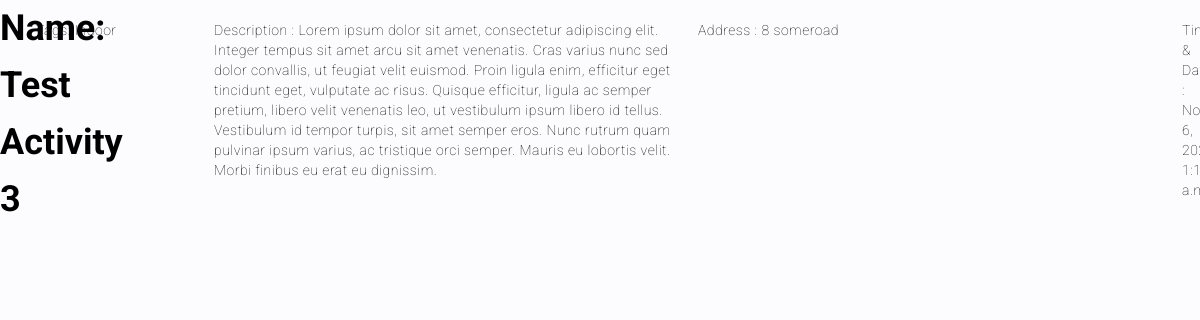
Before: /activities/9fb6f133-c91b-4d2e-81c7-960dea6599b0 with the older database file.
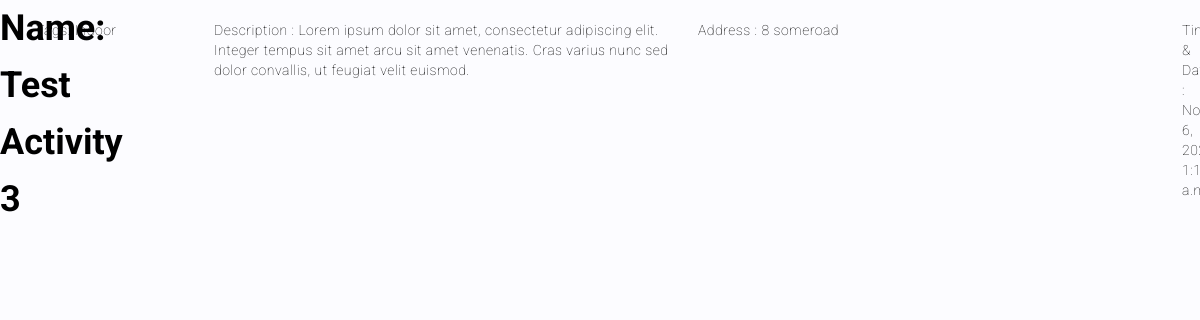
After: the same page with the newer database file.
### radius/models.py (models this page shows, shortened)
class Activity(models.Model):
    name = models.CharField(max_length=200, help_text='Activity Name')
    description = models.TextField(help_text='Activity Description')
    address = models.CharField(max_length=200, help_text='Activity Address')
    tags = models.ManyToManyField(ActivityTags, help_text='Select Tags')
    id = models.UUIDField(primary_key=True, default=uuid.uuid4,
                          help_text='Activity Key')
    datetime = models.DateTimeField(default=datetime.datetime.now())
    longitude = models.FloatField(default=151.7420)
    latitude = models.FloatField(default=-33.871846)

class ActivityTags(models.Model):
    name = models.CharField(max_length=200, help_text='Enter a Tag (e.g. Community')
    def __str__(self):
        return self.name

### radius/views.py (the view)
# urls.py: path('activities/<str:pk>', views.ActivityDetailView.as_view(), name='activity-detail'),
class ActivityDetailView(generic.DetailView):
    model = Activity

### radius/templates/radius/activity_detail.html
{% extends "../base.html" %}
{% block content %}
<h1>Name: {{ activity.name }}</h1>
<p>Tags: {{ activity.tags.all|join:", " }}</p>
<p>Description : {{ activity.description }}</p>
<p>Address : {{ activity.address }}</p>
<p>Time & Date : {{ activity.datetime }}</p>
{% include '../partials/secondary_map.html' %}
{% endblock %}

### radius/templates/base.html (shortened to what this page needs)
{% load static %}
<!DOCTYPE html>
<html lang="en">
<head>
    <link rel='stylesheet' href='https://api.mapbox.com/mapbox-gl-js/plugins/mapbox-gl-geocoder/v4.7.0/mapbox-gl-geocoder.css' type='text/css'/>
    <link href='https://api.tiles.mapbox.com/mapbox-gl-js/v2.5.0/mapbox-gl.css' rel='stylesheet'/>
    <link rel="stylesheet" href="{% static 'css/style.css' %}">
    <link rel="stylesheet" href="https://cdnjs.cloudflare.com/ajax/libs/font-awesome/5.15.3/css/all.min.css">
</head>
<body>
    <div class="grid-main">
    {% block content %} {% endblock %}
    </div>
</body>
</html>

### radius/templates/partials/secondary_map.html (shortened to what this page needs)
<div id='map'></div>

### radiusproject/static/css/style.css (style rules this page uses)
*, *::before, *::after { box-sizing: border-box; }
:root { --clr-darkGreen: #5EAE66; --clr-lightGreen: #AFDEB4; --clr-green2:#C5ED97; --clr-lightGreen2:#E9FFD0; --clr-text: #000; --clr-grey1: #DBDBE9; --clr-grey2:#F1F1FA; --clr-grey3:#FCFCFF; }
body { background-color: var(--clr-grey3); color: var(--clr-text); font-family: 'Roboto', sans-serif; font-weight: 400; line-height: 1.58; font-size: 14px; padding: 5px, 5px, 5px; min-height:calc(100vh - 2 * 12px); }
html { min-height:100vh; }
h1 { font-weight: bold; margin: 0; }
p { font-size: 14px; font-weight: 100; line-height: 20px; letter-spacing: 0.5px; margin: 20px 0 30px; }
#map { margin-left: auto; margin-right: auto; margin-top: 1%; margin-bottom:1%; width: 100%; height: 35vw; }
@media (min-width: 641px) { body { margin:0px; font-size:16px; } }
@media (min-width: 641px) { .grid-main { display: grid; grid-template-columns: minmax(1em, 1fr) minmax(5rem,10rem) repeat(2, minmax(10rem, 35rem)) minmax(1em, 1fr); gap: 1em; position: relative; } }
@media (min-width: 641px) { #map { width: 100%; height: 27vw; } }
@media (min-width: 1008px) { body { font-size:18px; } }
@media (min-width: 1008px) { #map { width: 100%; height: 35vw; } }
* { box-sizing: border-box; }

Changed rows visible on the page:
changed Activity "Test Activity 3": description "…ut feugiat velit euismod. Proin ligula enim, efficitur eget tincidunt eget, vulputate ac risus. Quisque efficitur, ligula ac semper pretium, libero velit venenatis leo, ut vestibulum ipsum libero id tellus. Vestibulum id tempor turpis, sit amet semper eros. Nunc rutrum quam pulvinar ipsum varius, ac tristique orci semper. Mauris eu lobortis velit. Morbi finibus eu erat eu dignissim." → "…ut feugiat velit euismod."
